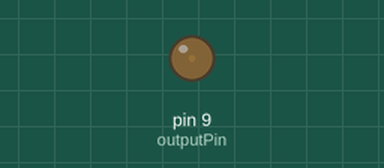
The sketch below on a simulated Arduino Uno, built with avr-gcc and run on an emulated ATmega328P. Shown: output pins drawn as LEDs (lit = HIGH).

Above: at 0.05 s.
At 1.15 s:
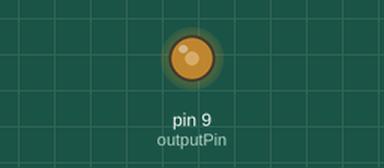
At 2.3 s:
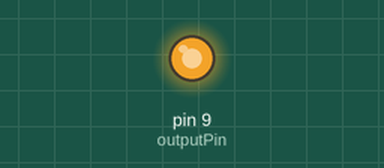
At 4.6 s:
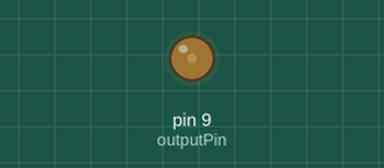
Timing chart, 0 to 6.7 s (numbered marks = the images above):
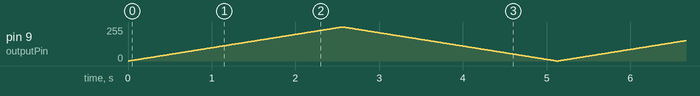

The sketch:

254.ino
```cpp
const int outputPin = 9;  // Output pin for PWM signal
const int maxValue = 255;  // Maximum value for the PWM signal
const int delayTime = 10;  // Delay between increments (in milliseconds)

void setup() {
  pinMode(outputPin, OUTPUT); // Set the output pin as an output
  Serial.begin(9600);         // Initialize serial communication
}

void loop() {
  // Generate a sawtooth waveform
  for (int value = 0; value <= maxValue; value++) {
    analogWrite(outputPin, value); // Output the PWM value
    delay(delayTime);               // Wait for a short duration
  }

  // Optionally, reset and create a descending ramp
  for (int value = maxValue; value >= 0; value--) {
    analogWrite(outputPin, value); // Output the PWM value
    delay(delayTime);               // Wait for a short duration
  }
}
```
